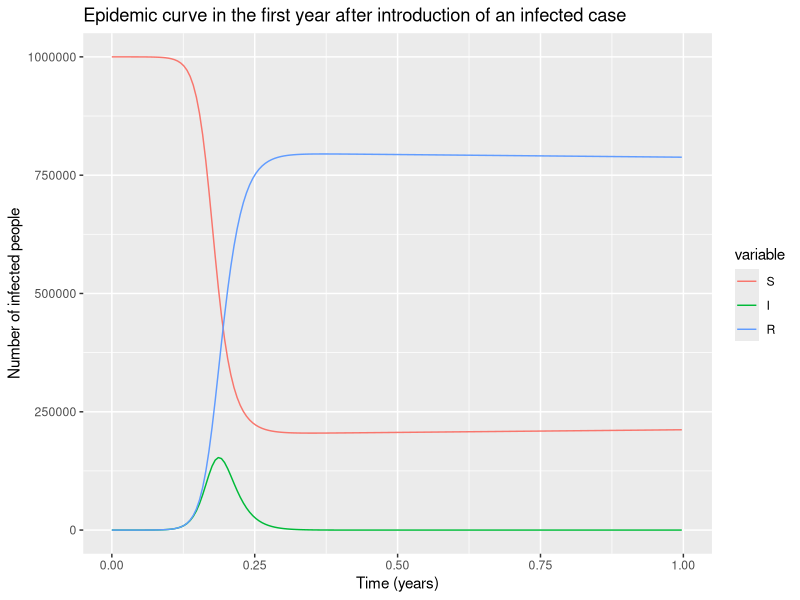

Here is the R script that generated this plot:
#LOAD THE PACKAGES:
library(deSolve)
library(reshape2)
library(ggplot2)

# MODEL INPUTS:

# Vector storing the initial number of people in each compartment (at timestep 0)
initial_state_values <- c(S = 1000000-1,   # the whole population we are modelling is susceptible to infection
                          I = 1,           # the epidemic starts with a single infected person
                          R = 0)           # there is no prior immunity in the population

# Vector storing the parameters describing the transition rates in units of years^-1
parameters <- c(beta = 0.4*365,      # the infection rate, which acts on susceptibles
                gamma = 0.2*365,     # the rate of recovery, which acts on those infected
                mu = 1/70,           # the background mortality rate, which acts on every compartment
                b = 1/70)            # the birth rate

# TIMESTEPS:

# Vector storing the sequence of timesteps to solve the model at
times <- seq(from = 0, to = 400, by = 2/365)   # from 0 to 400 YEARS in intervals of every 2 days

# SIR MODEL FUNCTION: 

# The model function takes as input arguments (in the following order): time, state and parameters
sir_model <- function(time, state, parameters) {  
  
  with(as.list(c(state, parameters)), {  # tell R to look for variable names within the state and parameters objects    
    
    # Calculating the total population size N (the sum of the number of people in each compartment)
    N <- S+I+R
    
    # Defining lambda as a function of beta and I:
    lambda <- beta * I/N
    
    # The differential equations with addition of births and deaths
    dS <- -lambda * S - mu * S + b * N            
    dI <- lambda * S - gamma * I  - mu * I           
    dR <- gamma * I - mu * R               
    
    # Return the number of people in the S, I and R compartments at each timestep 
    # (in the same order as the input state variables)
    return(list(c(dS, dI, dR))) 
  })
  
}

# MODEL OUTPUT (solving the differential equations):

# Solving the differential equations using the ode integration algorithm
output <- as.data.frame(ode(y = initial_state_values, 
                            times = times, 
                            func = sir_model,
                            parms = parameters))

# PLOT
output_long <- melt(as.data.frame(output), id = "time")     


# Plot of the epidemic curve for the first year
ggplot(data = output_long,aes(x = time,y = value,colour = variable, group = variable)) +                                           # only plotting the I column from our output dataframe
  geom_line() +                                                          # represent data as lines
  xlab("Time (years)")+                                                  # add label for x axis
  ylab("Number of infected people") +                                    # add label for y axis
  labs(title = "Epidemic curve in the first year after introduction of an infected case") +  # add plot title   
  xlim(c(0,1))                                                           # limit the time axis to 1 year

# ggplot gives us a warning that we removed all the rows beyond the first year in the plot - that's what we wanted
# so it's fine
